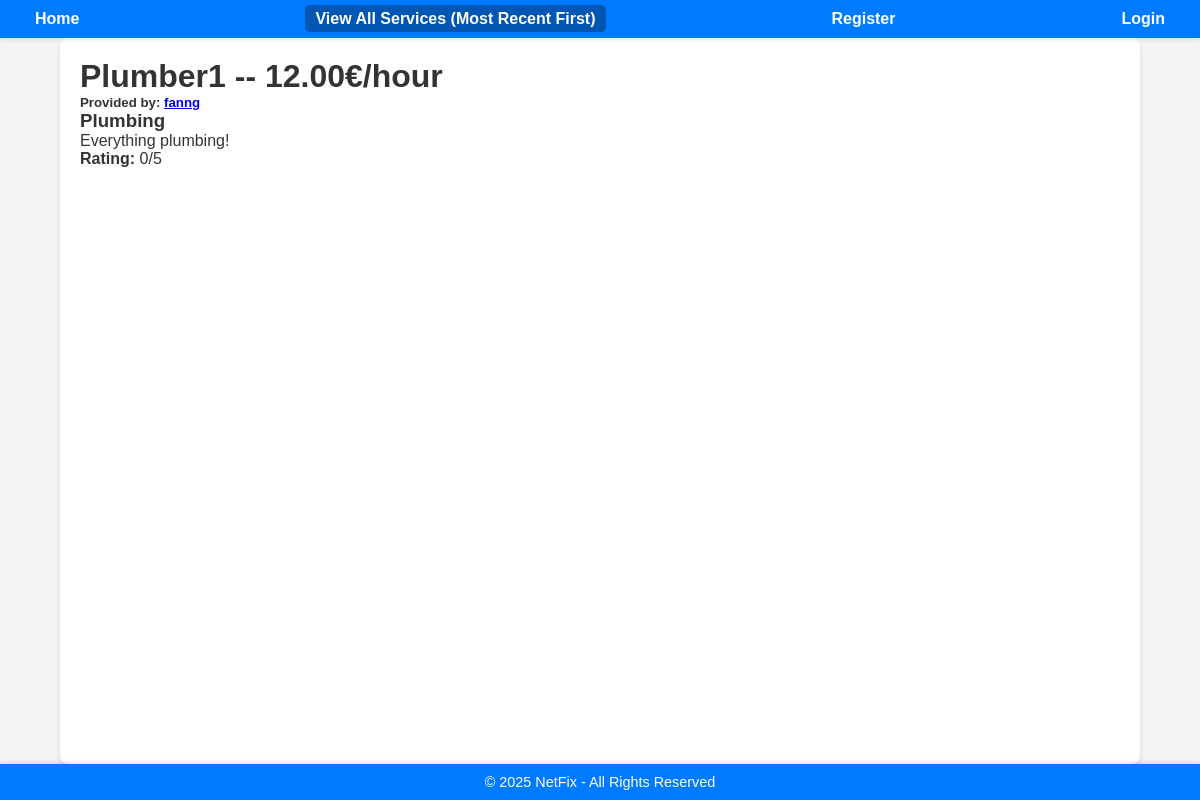
The app's page /services/1/ with its own data.
### services/models.py (models this page shows, shortened)
class Service(models.Model):
    FIELD_CHOICES = (
        ('Air Conditioner', 'Air Conditioner'),
        ('Carpentry', 'Carpentry'),
        ('Electricity', 'Electricity'),
        ('Gardening', 'Gardening'),
        ('Home Machines', 'Home Machines'),
        ('Housekeeping', 'Housekeeping'),
        ('Interior Design', 'Interior Design'),
        ('Locks', 'Locks'),
        ('Painting', 'Painting'),
        ('Plumbing', 'Plumbing'),
        ('Water Heaters', 'Water Heaters'),
    )
    company = models.ForeignKey(Company, on_delete=models.CASCADE)
    name = models.CharField(max_length=40)
    description = models.TextField()
    price_hour = models.DecimalField(decimal_places=2, max_digits=5, validators=[MinValueValidator(0.00)])
    rating = models.IntegerField(validators=[MinValueValidator(0), MaxValueValidator(5)], default=0)
    field = models.CharField(max_length=30, choices=FIELD_CHOICES)
    date_created = models.DateTimeField(auto_now_add=True)

### users/models.py (models this page shows, shortened)
class Company(models.Model):
    FIELD_CHOICES = (
        ('Air Conditioner', 'Air Conditioner'),
        ('All in One', 'All in One'),
        ('Carpentry', 'Carpentry'),
        ('Electricity', 'Electricity'),
        ('Gardening', 'Gardening'),
        ('Home Machines', 'Home Machines'),
        ('Housekeeping', 'Housekeeping'),
        ('Interior Design', 'Interior Design'),
        ('Locks', 'Locks'),
        ('Painting', 'Painting'),
        ('Plumbing', 'Plumbing'),
        ('Water Heaters', 'Water Heaters'),
    )
    user = models.OneToOneField(User, on_delete=models.CASCADE, primary_key=True)
    name = models.CharField(max_length=100, default='unknown')
    field = models.CharField(max_length=70, choices=FIELD_CHOICES, blank=False, null=False)
    rating = models.IntegerField(validators=[MaxValueValidator(5), MinValueValidator(0)], default=0)
    profile_image = models.ImageField(upload_to='company_images/', blank=True, null=True)

class User(AbstractUser):
    is_company = models.BooleanField(default=False)
    is_customer = models.BooleanField(default=False)
    email = models.EmailField(unique=True)  # Ensure email is unique and correctly set up

### services/views.py (the view)
# urls.py: path('<int:id>/', v.service_detail, name='service_detail'),
def service_detail(request, id):
    service = get_object_or_404(Service, id=id)
    company = service.company  # Get the company that created the service
    user_rating = None
    if request.user.is_authenticated:
        user_rating = ServiceRating.objects.filter(service=service, user=request.user).first()
    if request.method == 'POST' and user_rating is None:
        form = ServiceRatingForm(request.POST)
        if form.is_valid():
            rating = form.save(commit=False)
            rating.service = service
            rating.user = request.user
            rating.save()
            update_service_rating(service)
            return redirect('services:service_detail', id=service.id)
    else:
        form = ServiceRatingForm()
    return render(request, 'services/service_detail.html', {
        'service': service,
        'company': company,
        'form': form,
        'user_rating': user_rating
    })

### services/templates/services/service_detail.html (shortened to what this page needs)
{% extends 'main/base.html' %}
{% load static %}
{% block content %}
    <link rel="stylesheet" type="text/css" href="{% static 'services/css/services.css' %}">
    <div class='service_info_header'>
        <h1>{{ service.name }} -- {{ service.price_hour }}€/hour</h1>
        <h5>
            Provided by:
            <a href="{% url 'users:company_profile' username=service.company.user.username %}">
                {{ service.company.user.username }}
            </a>
        </h5>
    </div>
    <h3>{{ service.field }}</h3>
    <p style="text-align: left;">{{ service.description }}</p>
    <p><strong>Rating:</strong> {{ service.rating }}/5</p>
{% endblock %}

### static/home/base.css (style rules this page uses)
* { margin: 0; padding: 0; box-sizing: border-box; }
body { font-family: Arial, sans-serif; display: flex; flex-direction: column; min-height: 100vh; background-color: #f9f9f9; color: #333; }

### static/home/navbar.css (style rules this page uses)
body { margin: 0; font-family: Arial, sans-serif; background-color: #f5f5f5; }

### services/static/services/css/services.css (style rules this page uses)
body { font-family: Arial, sans-serif; margin: 0; padding: 0; background-color: #f4f4f4; }

### records on screen
Service: name "Plumber1", price_hour "12.00", company.user.username "fanng", field "Plumbing", description "Everything plumbing!", rating "0"
